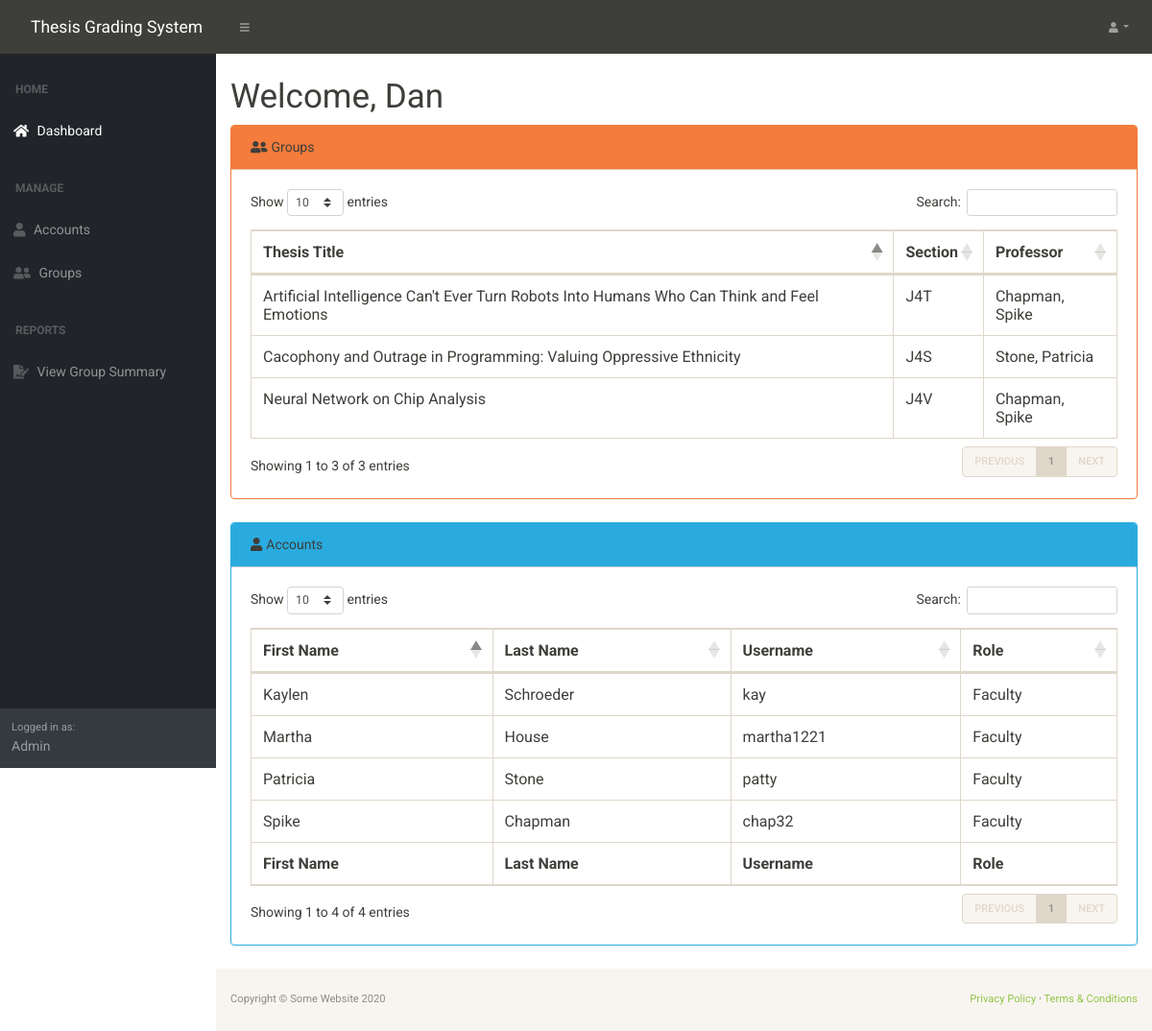
Screenshot of /index.php (signed in) with the database file from the repository.
### tables this page shows
CREATE TABLE `groups` (
  `Id` int(11) NOT NULL,
  `Thesis_Title` varchar(255) DEFAULT NULL,
  `Section` varchar(3) NOT NULL
);

CREATE TABLE `accounts` (
  `Id` int(11) NOT NULL,
  `Username` varchar(255) NOT NULL,
  `Password` varchar(40) NOT NULL,
  `Firstname` varchar(255) NOT NULL,
  `Lastname` varchar(255) NOT NULL,
  `Role_Id` int(11) NOT NULL,
  `Disabled` tinyint(1) NOT NULL
);

CREATE TABLE `roles` (
  `Id` int(11) NOT NULL,
  `Name` varchar(255) NOT NULL
);

### PartialViews/CreateRelativeLink.php (called while the page is built, shortened)
<?php
function RelativeLink($link){
	$rootFolderName = "ProjectSystem";
	if(basename(getcwd()) == $rootFolderName){
  	  $prefix = "";
	}
	else{
      $prefix = "../";
	}
	$relLink = $prefix.$link;
	return $relLink;
}
?>

### Backend/classes/DBHandler.php (called while the page is built, shortened)
<?php
require_once("Account.php");
require_once("Group.php");
class DBHandler
{
	static private $server = "localhost";
	static private $s_username = "root";
	static private $s_pass = "";
	static private $dbName = "thesis-grading-system-db";
	public static function GetAccounts($id)
	{
		$connection = new mysqli(self::$server, self::$s_username, self::$s_pass, self::$dbName);
		$stmt = $connection->prepare("SELECT accounts.*, roles.Name AS Role_Name FROM accounts INNER JOIN roles ON accounts.Role_Id = roles.Id WHERE accounts.Id <> ?");
		$rc = $stmt->bind_param('d', $id);
		$rc = $stmt->execute();
		$res = $stmt->get_result();
		if($res->num_rows > 0){
			$accounts = array();
			while($row = $res->fetch_assoc()){
				$id = $row['Id'];
				$firstname = $row['Firstname'];
				$lastname = $row['Lastname'];
				$username = $row['Username'];
				$roleId = $row['Role_Id'];
				$roleName = $row['Role_Name'];
				$disabled = $row['Disabled'];
				array_push($accounts, Account::CreateAccountWithRoleName($id, $firstname, $lastname, $username, $roleId, $roleName,$disabled));
			}
			return $accounts;
		}
		else{
			return NULL;
		}
	}
	public static function GetGroups(){
		$connection = new mysqli(self::$server, self::$s_username, self::$s_pass, self::$dbName);
		$stmt = $connection->prepare("SELECT *  FROM Groups");
		$rc = $stmt->execute();
		$res = $stmt->get_result();
		if($res->num_rows > 0){
			$groups = array();
			while($row = $res->fetch_assoc()){
				$id = $row['Id'];
				$title = $row['Thesis_Title'];
				$section = $row['Section'];
				array_push($groups, Group::Create($id, $title, $section));
			}
			return $groups;
		}
		else{
			return NULL;
		}
	}
	public static function GetGroupFaculty($groupId, $facultyId){
		$connection = new mysqli(self::$server, self::$s_username, self::$s_pass, self::$dbName);
		$stmt = $connection->prepare("SELECT Accounts.*  FROM Faculty_Assignment INNER JOIN Accounts ON Faculty_Assignment.Account_ID = Accounts.Id WHERE Group_Id = ? AND Faculty_Type_Id = ?");
		$stmt->bind_param("dd", $groupId, $facultyId);
		$stmt->execute();
		$res = $stmt->get_result();
		if($res->num_rows > 0){
			$faculty = array();
			while($row = $res->fetch_assoc()){
				$id = $row['Id'];
				$firstname = $row['Firstname'];
				$lastname = $row['Lastname'];
				$username = $row['Username'];
				$roleId = $row['Role_Id'];
				$disabled = $row['Disabled'];
				array_push($faculty, Account::CreateAccountWithInfo($id, $firstname, $lastname, $username, $roleId,$disabled));
			}
			return $faculty;
		}
		else{
			return NULL;
		}
	}
}
?>

### Backend/classes/Group.php (called while the page is built, shortened)
<?php
class Group{
	public static function Create($_id, $_title, $_section){
		$g = new Group();
		$g->id = $_id;
		$g->title = $_title;
		$g->section = $_section;
		return $g;
	}
}
?>

### Backend/classes/Account.php (called while the page is built, shortened)
<?php
class Account{
	public static function CreateAccountWithInfo($_id, $_firstname, $_lastname, $_username,$_roleId, $_disabled){
		$instance = new Account();
		$instance->id = $_id;
		$instance->firstname = $_firstname;
		$instance->lastname = $_lastname;
		$instance->username = $_username;
		$instance->roleid = $_roleId;
		$instance->disabled = $_disabled;
		return $instance;
	}
	public static function CreateAccountWithRoleName($_id, $_firstname, $_lastname, $_username,$_roleId,$_roleName,$_disabled){
		$instance = new Account();
		$instance->id = $_id;
		$instance->firstname = $_firstname;
		$instance->lastname = $_lastname;
		$instance->username = $_username;
		$instance->roleid = $_roleId;
		$instance->rolename = $_roleName;
		$instance->disabled=$_disabled;
		return $instance;
	}
}
?>

### PartialViews/AccountManagementTable.php (the view)
<div class="card mb-4 border-info">
    <div class="card-header bg-info"><i class="fas fa-user mr-1"></i>Accounts</div>
    <div class="card-body">
        <div class="table-responsive">
            <table class="table table-bordered" id="AccountsTable" width="100%" cellspacing="0">
                <thead>
                    <tr>
                        <th>First Name</th>
                        <th>Last Name</th>
                        <th>Username</th>
                        <th>Role</th>
                    </tr>
                </thead>
                <tfoot>
                    <th>First Name</th>
                        <th>Last Name</th>
                        <th>Username</th>
                        <th>Role</th>
                </tfoot>
                <tbody>
                    <?php
                        $accounts = DBHandler::GetAccounts($_SESSION["Account"]->id);
                        if($accounts === NULL){
                            echo "<tr><td colspan = '4'>No accounts yet.</td></tr>";
                        }
                        else
                        {
                            foreach ($accounts as $a) {
                                echo "<tr>";
                                ?>
                                    <td><?=$a->firstname?></td>
                                    <td><?=$a->lastname?></td>
                                    <td><?=$a->username?></td>
                                    <td><?=$a->rolename?></td>
                                <?php
                                echo "</tr>";
                            }
                        }
                    ?>
                </tbody>
            </table>
        </div>
    </div>
</div>

### index.php (shortened to what this page needs)
<?php
require_once("Backend/classes/Account.php");
require_once("Backend/classes/DBHandler.php");
require_once("Backend/classes/Group.php");
?>
<html>
    <head>
        <link href="css/styles.css" rel="stylesheet" />
        <link href="css/bootstrap-sandstone.min.css" rel="stylesheet" />
        <link href="https://cdn.datatables.net/1.10.20/css/dataTables.bootstrap4.min.css" rel="stylesheet" />
    </head>
    <body class="sb-nav-fixed">
        <?php include("PartialViews/NavBar.php");?>
        <div id="layoutSidenav">
            <?php include("PartialViews/SideNav.php");?>
            <div id="layoutSidenav_content">
                <main>
                    <div class="container-fluid">
                        <h1 class="mt-4">Welcome, <?php echo $_SESSION['Account']->firstname;?></h1>
                        <?php
                            if($_SESSION['Account']->roleid == 1){
                                include("PartialViews/GroupManagementTable.php");
                                include("PartialViews/AccountManagementTable.php");
                            }
                            else{
                                include("PartialViews/AdvisedGroupsTable.php");
                                include("PartialViews/PaneledGroupsTable.php");
                                include("PartialViews/ThesisStudentsTable.php");
                            }
                        ?>
                    </div>
                </main>
                <?php include("PartialViews/Footer.php"); ?>
            </div>
        </div>
    </body>
</html>

### PartialViews/NavBar.php (shortened to what this page needs)
<?php
    require_once ("CreateRelativeLink.php");
?>
<nav class="sb-topnav navbar navbar-expand navbar-dark bg-primary">
    <a class="navbar-brand" href="<?=RelativeLink("index.php")?>">Thesis Grading System</a><button class="btn btn-link btn-sm order-1 order-lg-0" id="sidebarToggle" href="#"><i class="fas fa-bars"></i></button
    >
    <ul class="navbar-nav ml-auto ml-md-0">
        <li class="nav-item dropdown">
            <a class="nav-link dropdown-toggle" id="userDropdown" href="#" role="button" data-toggle="dropdown" aria-haspopup="true" aria-expanded="false"><i class="fas fa-user fa-fw"></i></a>
        </li>
    </ul>
</nav>

### PartialViews/SideNav.php (shortened to what this page needs)
<?php
require_once ("CreateRelativeLink.php");
?>
<div id="layoutSidenav_nav">
    <nav class="sb-sidenav accordion sb-sidenav-dark" id="sidenavAccordion">
        <div class="sb-sidenav-menu">
            <div class="nav">
                <div class="sb-sidenav-menu-heading">Home</div>
                <a class="nav-link" href=<?= RelativeLink("index.php")?>
                    ><div class="sb-nav-link-icon"><i class="fas fa-home"></i></i></div>
                    Dashboard</a
                >
                <?php if($_SESSION['Account']->roleid == 1){ ?>
                    <div class="sb-sidenav-menu-heading">Manage</div>
                    <a class="nav-link" href=<?=RelativeLink("AccountManagement/ManageAccounts.php")?>>
                        <div class="sb-nav-link-icon"><i class="fas fa-user"></i></div>
                        Accounts
                    </a>
                    <a class="nav-link" href=<?=RelativeLink("GroupManagement/ManageGroups.php")?>>
                        <div class="sb-nav-link-icon"><i class="fas fa-user-friends"></i></div>
                        Groups
                    </a>
                    <div class="sb-sidenav-menu-heading">Reports</div>
                    <a class="nav-link" href=<?=RelativeLink("GroupSummary/AdminSummary.php")?>>
                        <div class="sb-nav-link-icon"><i class="fas fa-file-signature"></i></div>
                        View Group Summary
                    </a>
                <?php } ?>
            </div>
        </div>
        <div class="sb-sidenav-footer">
            <div class="small">Logged in as:</div>
            <?= $_SESSION["Account"]->rolename ?>
        </div>
    </nav>
</div>

### PartialViews/GroupManagementTable.php
<div class="card mb-4 border-warning">
    <div class="card-header bg-warning"><i class="fas fa-user-friends mr-1"></i>Groups</div>
    <div class="card-body"> <div class="table-responsive">
        <table class="table table-bordered" id="GroupsTable" width="100%" cellspacing="0">
                <thead>
                    <tr>
                        <th>Thesis Title</th>
                        <th>Section</th>
                        <th>Professor</th>
                    </tr>
                </thead>
                <tbody>
                    <?php
                        $groups = DBHandler::GetGroups();
                        if($groups === NULL){
                            echo "<tr><td colspan = '4'>No groups added.</td></tr>";
                        }
                        else
                        {
                            foreach ($groups as $g) {
                                $prof = DBHandler::GetGroupFaculty($g->id, 4);
                                echo "<tr>";
                                ?>
                                    <td><?=$g->title?></td>
                                    <td><?=$g->section?></td>
                                    <td><?=$prof[0]->lastname.", ".$prof[0]->firstname?></td>
                                <?php
                                echo "</tr>";
                            }
                        }
                    ?>
                </tbody>
            </table>
        </div>
    </div>
</div>

### PartialViews/Footer.php
<footer class="py-4 bg-light mt-auto">
    <div class="container-fluid">
        <div class="d-flex align-items-center justify-content-between small">
            <div class="text-muted">Copyright &copy; Some Website 2020</div>
            <div>
                <a href="#">Privacy Policy</a>
                &middot;
                <a href="#">Terms &amp; Conditions</a>
            </div>
        </div>
    </div>
</footer>

### rows the page displays
groups: Thesis_Title "Cacophony and Outrage in Programming: Valuing Oppressive Ethnicity", Section "J4S", accounts.Lastname "Stone", accounts.Firstname "Patricia"
groups: Thesis_Title "Artificial Intelligence Can't Ever Turn Robots Into Humans Who Can Think and Feel Emotions", Section "J4T", accounts.Lastname "Chapman", accounts.Firstname "Spike"
groups: Thesis_Title "Neural Network on Chip Analysis", Section "J4V", accounts.Lastname "Chapman", accounts.Firstname "Spike"
accounts: Firstname "Martha", Lastname "House", Username "martha1221", Role_Id.Name "Faculty"
accounts: Firstname "Spike", Lastname "Chapman", Username "chap32", Role_Id.Name "Faculty"
accounts: Firstname "Patricia", Lastname "Stone", Username "patty", Role_Id.Name "Faculty"
accounts: Firstname "Kaylen", Lastname "Schroeder", Username "kay", Role_Id.Name "Faculty"

### other values shown
$_SESSION["Account"]->rolename "Admin"
$_SESSION['Account']->firstname "Dan"
